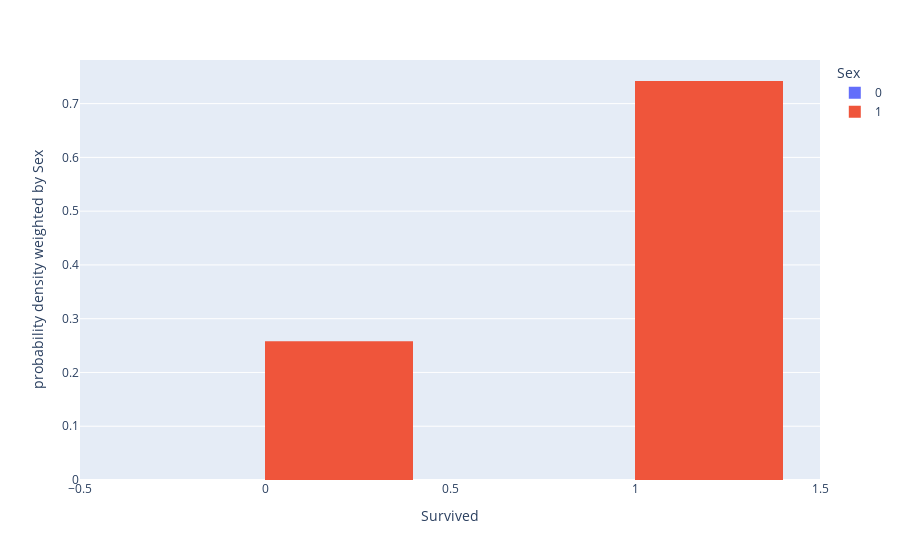

This figure's notebook cell:
### Code cell
import plotly.express as px
df = train
fig = px.histogram(df, y="Sex", x="Survived", barmode='group', height=400, color='Sex', histnorm='probability density')
fig.show()

### Figure 1 — Plotly figure (JSON) as saved in the notebook; plotly's stock layout.template omitted (floating-point values rounded to 4 significant figures; data arrays with more than 128 entries replaced by an {"elided": "..."} marker saying what was removed)
{"data": [{"alignmentgroup": "True", "bingroup": "x", "histfunc": "sum", "histnorm": "probability density", "hovertemplate": "Sex=0<br>Survived=%{x}<br>probability density weighted by Sex=%{y}<extra></extra>", "legendgroup": "0", "marker": {"color": "#636efa", "pattern": {"shape": ""}}, "name": "0", "offsetgroup": "0", "orientation": "v", "showlegend": true, "type": "histogram", "x": {"elided": "577 int values"}, "xaxis": "x", "y": {"elided": "577 int values"}, "yaxis": "y"}, {"alignmentgroup": "True", "bingroup": "x", "histfunc": "sum", "histnorm": "probability density", "hovertemplate": "Sex=1<br>Survived=%{x}<br>probability density weighted by Sex=%{y}<extra></extra>", "legendgroup": "1", "marker": {"color": "#EF553B", "pattern": {"shape": ""}}, "name": "1", "offsetgroup": "1", "orientation": "v", "showlegend": true, "type": "histogram", "x": {"elided": "314 int values"}, "xaxis": "x", "y": {"elided": "314 int values"}, "yaxis": "y"}], "layout": {"autosize": true, "barmode": "group", "legend": {"title": {"text": "Sex"}, "tracegroupgap": 0}, "margin": {"t": 60}, "xaxis": {"anchor": "y", "autorange": true, "domain": [0, 1], "range": [-0.5, 1.5], "title": {"text": "Survived"}, "type": "linear"}, "yaxis": {"anchor": "x", "autorange": true, "categoryarray": [1, 0], "categoryorder": "array", "domain": [0, 1], "range": [0, 0.7811], "title": {"text": "probability density weighted by Sex"}, "type": "linear"}}}
